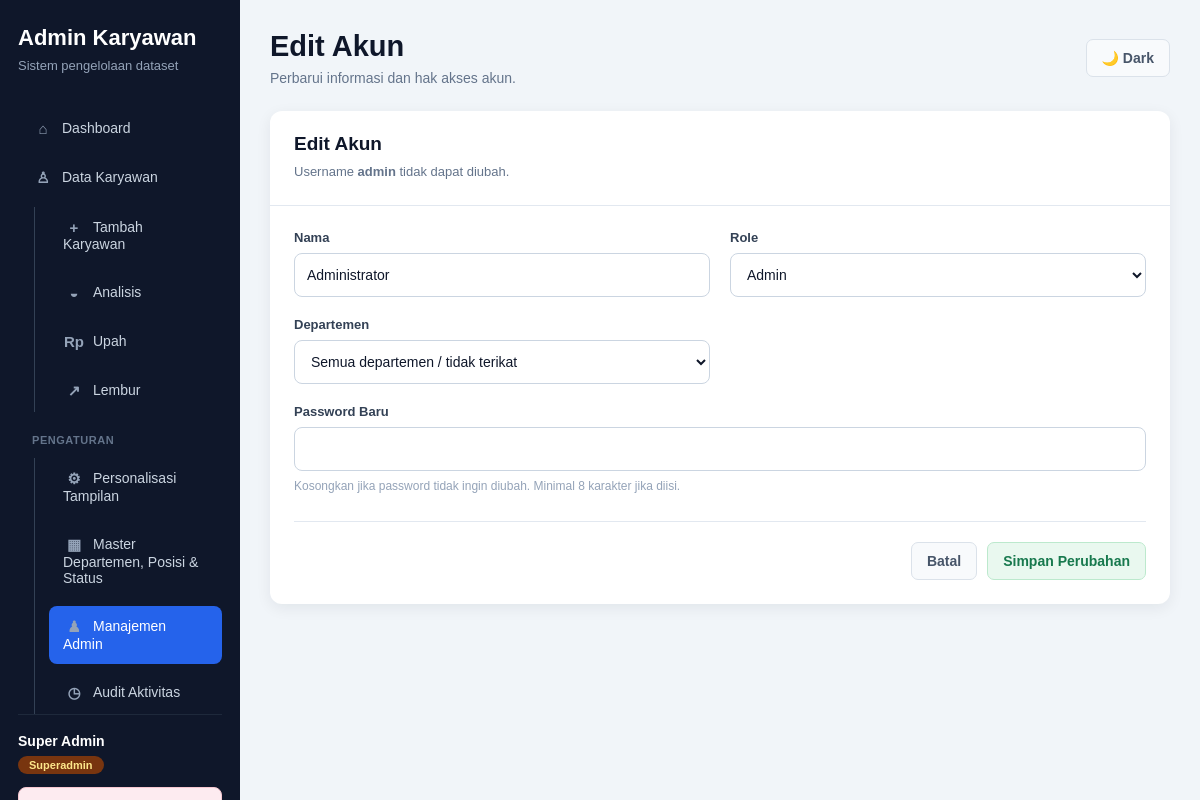
Page /Dashboard/edit-pengguna.php?id=2 (signed in) on the committed database.
### tables this page shows
CREATE TABLE `users` (
  `id` int NOT NULL AUTO_INCREMENT,
  `username` varchar(50) NOT NULL,
  `password` varchar(255) NOT NULL,
  `nama` varchar(150) NOT NULL,
  `role` enum('superadmin','admin','pic','koordinator','manager','viewer') NOT NULL DEFAULT 'viewer',
  `department_id` int unsigned DEFAULT NULL,
  `is_active` tinyint(1) NOT NULL DEFAULT '1',
  `created_at` timestamp NOT NULL DEFAULT CURRENT_TIMESTAMP,
  PRIMARY KEY (`id`),
  UNIQUE KEY `username` (`username`),
  KEY `fk_users_department` (`department_id`),
  CONSTRAINT `fk_users_department` FOREIGN KEY (`department_id`) REFERENCES `master_departemen` (`id`) ON DELETE RESTRICT
);

### Dashboard/edit-pengguna.php (the view, shortened to what this page needs)
<?php
require __DIR__ . "/koneksi.php";
$id = (int) ($_GET["id"] ?? $_POST["id"] ?? 0);
$stmt = mysqli_prepare(
    $conn,
    "SELECT id, username, nama, role, department_id FROM users WHERE id = ? LIMIT 1"
);
mysqli_stmt_bind_param($stmt, "i", $id);
mysqli_stmt_execute($stmt);
$pengguna = mysqli_fetch_assoc(mysqli_stmt_get_result($stmt));
require __DIR__ . "/partials/atas.php";
?>
    <section class="form-card">
        <div class="form-card-header">
            <h2>Edit Akun</h2>
            <p>Username <strong><?= htmlspecialchars($pengguna["username"]); ?></strong> tidak dapat diubah.</p>
        </div>
        <div class="form-body">
            <form method="POST" autocomplete="off">
                <div class="form-grid">
                    <div class="form-group">
                        <label for="nama">Nama</label>
                        <input id="nama" name="nama" value="<?= htmlspecialchars($pengguna["nama"]); ?>" required>
                    </div>
                    <div class="form-group">
                        <label for="role">Role</label>
                        <select id="role" name="role" required>
                            <?php foreach (["admin" => "Admin", "pic" => "PIC", "koordinator" => "Koordinator", "manager" => "Manager", "viewer" => "Viewer"] as $nilai => $label): ?>
                                <option value="<?= $nilai; ?>" <?= $pengguna["role"] === $nilai ? "selected" : ""; ?>><?= $label; ?></option>
                            <?php endforeach; ?>
                        </select>
                    </div>
                    <div class="form-group">
                        <label for="department_id">Departemen</label>
                        <select id="department_id" name="department_id">
                            <option value="0">Semua departemen / tidak terikat</option>
                        </select>
                    </div>
                    <div class="form-group full-width">
                        <label for="password">Password Baru</label>
                        <input id="password" name="password" type="password" minlength="8">
                        <p class="field-note">Kosongkan jika password tidak ingin diubah. Minimal 8 karakter jika diisi.</p>
                    </div>
                </div>
                <div class="form-actions">
                    <a href="pengguna.php" class="btn btn-secondary">Batal</a>
                    <button class="btn btn-success" type="submit">Simpan Perubahan</button>
                </div>
            </form>
        </div>
    </section>
<?php
require __DIR__ . "/partials/bawah.php";

### style/admin-settings.css (style rules this page uses)
.master-data-page .chart-card, .master-data-page .form-card, .master-data-page .data-card, .pengguna-page .chart-card, .pengguna-page .form-card, .pengguna-page .data-card, .audit-page .chart-card, .audit-page .form-card, .audit-page .data-card, .pengaturan-publik-page .chart-card, .pengaturan-publik-page .form-card, .pengaturan-publik-page .data-card { width: 100%; }

### style/admin-base.css (style rules this page uses)
* { box-sizing: border-box; }
body { margin: 0; font-family: Arial, Helvetica, sans-serif; background-color: #f1f5f9; color: #1e293b; }
.btn { display: inline-flex; align-items: center; justify-content: center; padding: 10px 15px; border: 1px solid transparent; border-radius: 7px; text-decoration: none; font-size: 14px; cursor: pointer; font-weight: 600; transition: background-color 0.2s, border-color 0.2s, color 0.2s; }
.btn-success { color: #18794e; background-color: #e9f8ef; border-color: #bce9cd; }
.btn-secondary { color: #475569; background-color: #f8fafc; border-color: #dbe2ea; }
.form-card { max-width: 960px; overflow: hidden; background-color: #ffffff; border-radius: 12px; box-shadow: 0 4px 15px rgba(15, 23, 42, 0.07); }
.main-content > .form-card { width: min(100%, 1080px); margin-right: auto; margin-left: auto; }
.form-card-header { padding: 22px 24px; border-bottom: 1px solid #e2e8f0; }
.form-card-header h2 { margin: 0; color: #0f172a; font-size: 19px; }
.form-card-header p { margin: 7px 0 0; color: #64748b; font-size: 13px; line-height: 1.6; }
.form-body { padding: 24px; }
.form-grid { display: grid; grid-template-columns: repeat(2, minmax(0, 1fr)); gap: 20px; }
.form-group { min-width: 0; }
.form-group.full-width { grid-column: 1 / -1; }
.form-card label { display: block; margin-bottom: 8px; color: #334155; font-size: 13px; font-weight: 700; }
.form-card input, .form-card select, .form-card textarea { width: 100%; min-height: 44px; padding: 10px 12px; border: 1px solid #cbd5e1; border-radius: 8px; outline: none; color: #0f172a; background-color: #ffffff; font-family: inherit; font-size: 14px; transition: border-color 0.2s, box-shadow 0.2s; }
.form-card input::placeholder { color: #94a3b8; }
.field-note { margin: 7px 0 0; color: #94a3b8; font-size: 12px; line-height: 1.4; }
.form-actions { display: flex; justify-content: flex-end; gap: 10px; margin-top: 26px; padding-top: 20px; border-top: 1px solid #e2e8f0; flex-wrap: wrap; }

### rows in the picture
users: username "admin", nama "Administrator", role "Admin"

### other values in the picture
namaPengguna() "Super Admin"
rolePengguna() "Superadmin"
$judulHalaman "Edit Akun"
$subjudulHalaman "Perbarui informasi dan hak akses akun."
